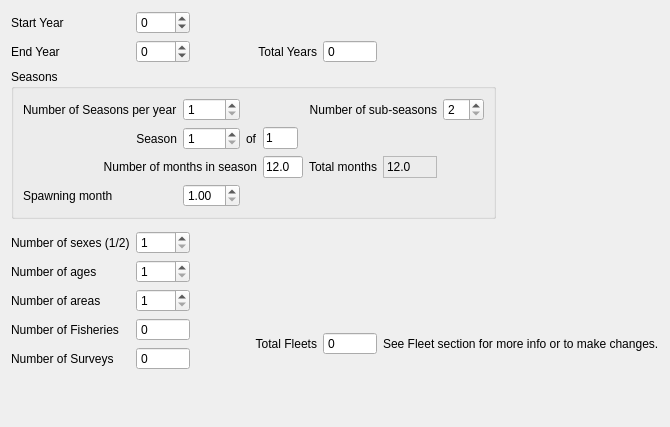
     <widget class="QWidget" name="tab_dimensions">
      <attribute name="title">
       <string>Dimensions</string>
      </attribute>
      <layout class="QVBoxLayout" name="verticalLayout">
       <item>
        <layout class="QGridLayout" name="gridLayout_dimensions">
         <item row="1" column="0">
          <widget class="QLabel" name="label_year_end">
           <property name="text">
            <string>End Year</string>
           </property>
          </widget>
         </item>
         <item row="0" column="0">
          <widget class="QLabel" name="label_year_start">
           <property name="text">
            <string>Start Year</string>
           </property>
          </widget>
         </item>
         <item row="0" column="1">
          <widget class="QSpinBox" name="spinBox_year_start">
           <property name="minimum">
            <number>-2</number>
           </property>
           <property name="maximum">
            <number>3000</number>
           </property>
          </widget>
         </item>
         <item row="1" column="1">
          <widget class="QSpinBox" name="spinBox_year_end">
           <property name="minimum">
            <number>-2</number>
           </property>
           <property name="maximum">
            <number>3000</number>
           </property>
          </widget>
         </item>
         <item row="9" column="1">
          <widget class="QSpinBox" name="spinBox_num_surveys">
           <property name="readOnly">
            <bool>true</bool>
           </property>
           <property name="buttonSymbols">
            <enum>QAbstractSpinBox::NoButtons</enum>
           </property>
          </widget>
         </item>
         <item row="9" column="0">
          <widget class="QLabel" name="label_num_surveys">
           <property name="text">
            <string>Number of Surveys</string>
           </property>
          </widget>
         </item>
         <item row="8" column="0">
          <widget class="QLabel" name="label_num_fisheries">
           <property name="text">
            <string>Number of Fisheries</string>
           </property>
          </widget>
         </item>
         <item row="8" column="1">
          <widget class="QSpinBox" name="spinBox_num_fisheries">
           <property name="enabled">
            <bool>true</bool>
           </property>
           <property name="readOnly">
            <bool>true</bool>
           </property>
           <property name="buttonSymbols">
            <enum>QAbstractSpinBox::NoButtons</enum>
           </property>
          </widget>
         </item>
         <item row="5" column="0">
          <widget class="QLabel" name="label_num_genders">
           <property name="text">
            <string>Number of sexes (1/2)</string>
           </property>
          </widget>
         </item>
         <item row="5" column="1">
          <widget class="QSpinBox" name="spinBox_num_genders">
           <property name="minimum">
            <number>1</number>
           </property>
           <property name="maximum">
            <number>2</number>
           </property>
          </widget>
         </item>
         <item row="6" column="0">
          <widget class="QLabel" name="label_max_age">
           <property name="text">
            <string>Number of ages</string>
           </property>
          </widget>
         </item>
         <item row="6" column="1">
          <widget class="QSpinBox" name="spinBox_max_age">
           <property name="minimum">
            <number>1</number>
           </property>
           <property name="maximum">
            <number>50</number>
           </property>
          </widget>
         </item>
         <item row="7" column="0">
          <widget class="QLabel" name="label_num_areas">
           <property name="text">
            <string>Number of areas</string>
           </property>
          </widget>
         </item>
         <item row="7" column="1">
          <widget class="QSpinBox" name="spinBox_num_areas">
           <property name="minimum">
            <number>1</number>
           </property>
           <property name="maximum">
            <number>10</number>
           </property>
           <property name="value">
            <number>1</number>
           </property>
          </widget>
         </item>
         <item row="3" column="7" rowspan="2">
          <spacer name="horizontalSpacer_dimen_seas">
           <property name="orientation">
            <enum>Qt::Horizontal</enum>
           </property>
           <property name="sizeHint" stdset="0">
            <size>
             <width>40</width>
             <height>20</height>
            </size>
           </property>
          </spacer>
         </item>
         <item row="1" column="3">
          <widget class="QLabel" name="label_year_total">
           <property name="text">
            <string>Total Years</string>
           </property>
           <property name="alignment">
            <set>Qt::AlignRight|Qt::AlignTrailing|Qt::AlignVCenter</set>
           </property>
          </widget>
         </item>
         <item row="1" column="4">
          <widget class="QSpinBox" name="spinBox_year_total">
           <property name="readOnly">
            <bool>true</bool>
           </property>
           <property name="buttonSymbols">
            <enum>QAbstractSpinBox::NoButtons</enum>
           </property>
           <property name="maximum">
            <number>200</number>
           </property>
          </widget>
         </item>
         <item row="8" column="4" rowspan="2">
          <widget class="QSpinBox" name="spinBox_total_fleets">
           <property name="readOnly">
            <bool>true</bool>
           </property>
           <property name="buttonSymbols">
            <enum>QAbstractSpinBox::NoButtons</enum>
           </property>
          </widget>
         </item>
         <item row="8" column="3" rowspan="2">
          <widget class="QLabel" name="label_total_fleets">
           <property name="text">
            <string>Total Fleets</string>
           </property>
           <property name="alignment">
            <set>Qt::AlignRight|Qt::AlignTrailing|Qt::AlignVCenter</set>
           </property>
          </widget>
         </item>
         <item row="3" column="0" colspan="7">
          <widget class="QGroupBox" name="groupBox_seasons">
           <property name="title">
            <string>Seasons</string>
           </property>
           <layout class="QGridLayout" name="gridLayout_3">
            <item row="4" column="6">
             <spacer name="horizontalSpacer_4">
              <property name="orientation">
               <enum>Qt::Horizontal</enum>
              </property>
              <property name="sizeHint" stdset="0">
               <size>
                <width>40</width>
                <height>20</height>
               </size>
              </property>
             </spacer>
            </item>
            <item row="4" column="3">
             <widget class="QLineEdit" name="lineEdit_num_mo_season">
              <property name="maximumSize">
               <size>
                <width>40</width>
                <height>16777215</height>
               </size>
              </property>
              <property name="text">
               <string>12.0</string>
              </property>
             </widget>
            </item>
            <item row="2" column="0">
             <widget class="QLabel" name="label_season">
              <property name="text">
               <string>Season</string>
              </property>
              <property name="alignment">
               <set>Qt::AlignRight|Qt::AlignTrailing|Qt::AlignVCenter</set>
              </property>
             </widget>
            </item>
            <item row="1" column="1">
             <widget class="QSpinBox" name="spinBox_seas_per_yr">
              <property name="minimum">
               <number>1</number>
              </property>
              <property name="maximum">
               <number>12</number>
              </property>
             </widget>
            </item>
            <item row="2" column="1">
             <widget class="QSpinBox" name="spinBox_season">
              <property name="minimum">
               <number>1</number>
              </property>
              <property name="maximum">
               <number>12</number>
              </property>
             </widget>
            </item>
            <item row="4" column="0" colspan="3">
             <widget class="QLabel" name="label_num_mo_season">
              <property name="text">
               <string>Number of months in season</string>
              </property>
              <property name="alignment">
               <set>Qt::AlignRight|Qt::AlignTrailing|Qt::AlignVCenter</set>
              </property>
             </widget>
            </item>
            <item row="1" column="0">
             <widget class="QLabel" name="label_num_seasons">
              <property name="text">
               <string>Number of Seasons per year</string>
              </property>
             </widget>
            </item>
            <item row="2" column="2">
             <widget class="QLabel" name="label_season_of">
              <property name="text">
               <string>of</string>
              </property>
             </widget>
            </item>
            <item row="4" column="4">
             <widget class="QLabel" name="label_total_months">
              <property name="text">
               <string>Total months</string>
              </property>
              <property name="alignment">
               <set>Qt::AlignRight|Qt::AlignTrailing|Qt::AlignVCenter</set>
              </property>
             </widget>
            </item>
            <item row="2" column="3">
             <widget class="QLineEdit" name="lineEdit_total_seasons">
              <property name="maximumSize">
               <size>
                <width>35</width>
                <height>16777215</height>
               </size>
              </property>
              <property name="text">
               <string>1</string>
              </property>
              <property name="readOnly">
               <bool>true</bool>
              </property>
             </widget>
            </item>
            <item row="5" column="0">
             <widget class="QLabel" name="label_spawn_month">
              <property name="text">
               <string>Spawning month</string>
              </property>
             </widget>
            </item>
            <item row="1" column="4" colspan="2">
             <widget class="QLabel" name="label_subseasons">
              <property name="text">
               <string>Number of sub-seasons</string>
              </property>
              <property name="alignment">
               <set>Qt::AlignRight|Qt::AlignTrailing|Qt::AlignVCenter</set>
              </property>
             </widget>
            </item>
            <item row="1" column="6">
             <widget class="QSpinBox" name="spinBox_subseasons">
              <property name="minimum">
               <number>2</number>
              </property>
              <property name="maximum">
               <number>10</number>
              </property>
              <property name="singleStep">
               <number>2</number>
              </property>
             </widget>
            </item>
            <item row="4" column="5">
             <widget class="QLabel" name="label_total_months_value">
              <property name="frameShape">
               <enum>QFrame::StyledPanel</enum>
              </property>
              <property name="frameShadow">
               <enum>QFrame::Sunken</enum>
              </property>
              <property name="text">
               <string>12.0</string>
              </property>
             </widget>
            </item>
            <item row="5" column="1">
             <widget class="QDoubleSpinBox" name="doubleSpinBox_spawn_month">
              <property name="minimum">
               <double>1.000000000000000</double>
              </property>
              <property name="maximum">
               <double>12.970000000000001</double>
              </property>
             </widget>
            </item>
           </layout>
          </widget>
         </item>
         <item row="8" column="5" rowspan="2" colspan="3">
          <widget class="QLabel" name="label_3">
           <property name="text">
            <string>See Fleet section for more info or to make changes.</string>
           </property>
          </widget>
         </item>
        </layout>
       </item>
       <item>
        <spacer name="verticalSpacer_dimen">
         <property name="orientation">
          <enum>Qt::Vertical</enum>
         </property>
         <property name="sizeHint" stdset="0">
          <size>
           <width>20</width>
           <height>46</height>
          </size>
         </property>
        </spacer>
       </item>
      </layout>
     </widget>
